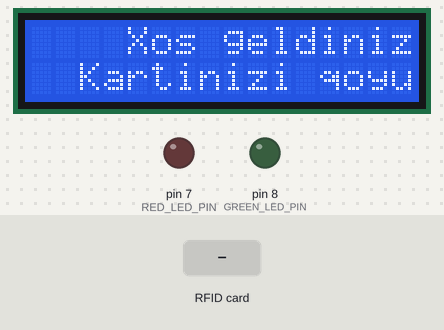
Bench run of a sketch on a simulated Arduino Uno, built with avr-gcc and run on an emulated ATmega328P. Parts: 16×2 character LCD, output pins drawn as LEDs (lit = HIGH). The inputs (shaded band) are chosen by the test bench. Pins used as bus, display or sensor lines are not drawn.

Above: at 1.3 s.
1.4 s: RFID card FA 70 EA AE held to the reader
At 3.5 s:
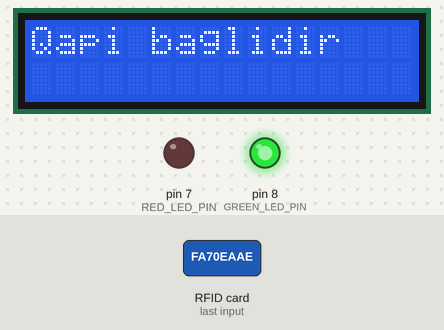
4.1 s: RFID card 3C 68 CF 33 held to the reader
At 6.3 s:
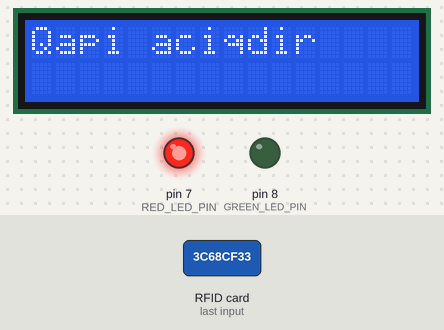
6.6 s: RFID card 5E 7A 19 C4 held to the reader
At 8.9 s:
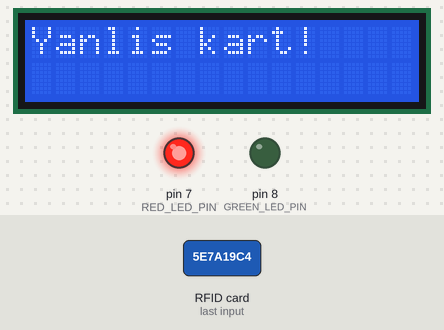
9.4 s: RFID card 1C 1C CF 33 held to the reader
At 9.92 s:
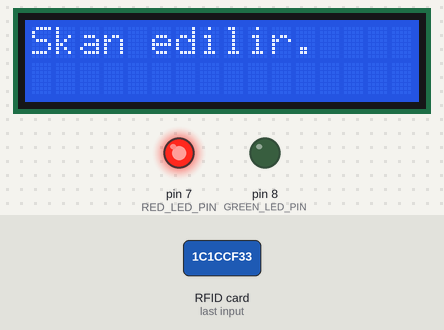
Timing chart, 0 to 12.4 s (numbered marks = the images above; inputs shaded):
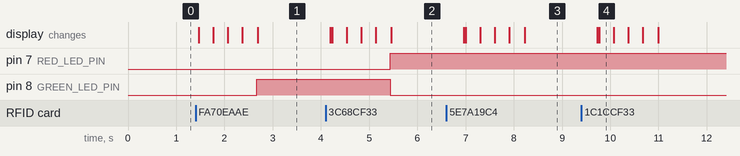

The sketch:

rfid_copy_20240415201840.ino
```cpp
#include <LiquidCrystal_I2C.h>
#include <SPI.h>
#include <MFRC522.h>

#define SS_PIN 10
#define RST_PIN 9

// Yetkilendirilmiş kartların UID'lerini tanımlayın
String UID1 = "FA 70 EA AE";
String UID2 = "3C 68 CF 33";
String UID3 = "1C 1C CF 33";

// LED'lerin pinlerini tanımlayın
#define RED_LED_PIN 7
#define GREEN_LED_PIN 8

byte lock = 0;  // Kilidin durumunu göstermek için sınırlı bir değişken

LiquidCrystal_I2C lcd(0x27, 16, 2);
MFRC522 rfid(SS_PIN, RST_PIN);

void setup() {
  Serial.begin(9600);

  // LCD ekranını başlat
  lcd.init();
  lcd.backlight();

  // SPI ve RFID modülünü başlat
  SPI.begin();
  rfid.PCD_Init();

  // LED pinlerini çıkış olarak ayarla
  pinMode(RED_LED_PIN, OUTPUT);
  pinMode(GREEN_LED_PIN, OUTPUT);

  // Başlangıçta kırmızı LED'i kapat
  digitalWrite(RED_LED_PIN, LOW);

  // Başlangıçta yeşil LED'i kapat
  digitalWrite(GREEN_LED_PIN, LOW);
}

void loop() {
  // LCD ekranına hoş geldiniz mesajı yazdır
  lcd.setCursor(4, 0);
  lcd.print("Xos geldiniz!");
  lcd.setCursor(2, 2);
  lcd.print("Kartinizi qoyun");

  // Yeni bir kartın varlığını kontrol et
  if (!rfid.PICC_IsNewCardPresent())
    return;

  // Kart okunmasını sağla
  if (!rfid.PICC_ReadCardSerial())
    return;

  // Kart okunurken ekranda skan ediliyor mesajı göster
  lcd.clear();
  lcd.setCursor(0, 0);
  lcd.print("Skan edilir");

  // Kartın UID'sini oku
  String ID = "";
  for (byte i = 0; i < rfid.uid.size; i++) {
    lcd.print(".");
    ID.concat(String(rfid.uid.uidByte[i] < 0x10 ? " 0" : " "));
    ID.concat(String(rfid.uid.uidByte[i], HEX));
    delay(300);
  }
  ID.toUpperCase();

  // Kartın yetkilendirilip açılması
  if ((ID.substring(1) == UID1 || ID.substring(1) == UID2 || ID.substring(1) == UID3) && lock == 0) {
    // Yeşil LED'i yak
    digitalWrite(GREEN_LED_PIN, HIGH);
    // Kırmızı LED'i söndür
    digitalWrite(RED_LED_PIN, LOW);
    lcd.clear();
    lcd.setCursor(0, 0);
    lcd.print("Qapi baglidir");
    delay(1500);
    lcd.clear();
    lock = 1;  // Kilidi kapat
  }
  // Kartın yetkilendirilip kapatılması
  else if ((ID.substring(1) == UID1 || ID.substring(1) == UID2 || ID.substring(1) == UID3) && lock == 1) {
    // Yeşil LED'i söndür
    digitalWrite(GREEN_LED_PIN, LOW);
    // Kırmızı LED'i yak
    digitalWrite(RED_LED_PIN, HIGH);
    lcd.clear();
    lcd.setCursor(0, 0);
    lcd.print("Qapi aciqdir");
    delay(1500);
    lcd.clear();
    lock = 0;  // Kilidi aç
  }
  // Yanlış kart okunması durumu
  else {
    // Yeşil LED'i söndür
    digitalWrite(GREEN_LED_PIN, LOW);
    // Kırmızı LED'i yak
    digitalWrite(RED_LED_PIN, HIGH);
    lcd.clear();
    lcd.setCursor(0, 0);
    lcd.print("Yanlis kart!");
    delay(1500);
    lcd.clear();
    // Kart yanlış okunduğunda kilidi açma
    lock = 1;
  }
}


// #include <LiquidCrystal_I2C.h>
// #include <SPI.h>
// #include <MFRC522.h>

// #define SS_PIN 10
// #define RST_PIN 9

// String UID = "FA 70 EA AE"; // Yetkiləndirilmiş kartın UID-ni tanımlayın
// byte lock = 0; // Kilidin durumunu göstərmək üçün məhdudiyyət dəyişkəni

// LiquidCrystal_I2C lcd(0x27, 16, 2);
// MFRC522 rfid(SS_PIN, RST_PIN);

// // LED'lerin pinlerini tanımlayın
// #define RED_LED_PIN 7
// #define GREEN_LED_PIN 8

// void setup() {
//   Serial.begin(9600);

//   // LCD ekranını başlat
//   lcd.init();
//   lcd.backlight();

//   // SPI ve RFID modülünü başlat
//   SPI.begin();
//   rfid.PCD_Init();

//   // LED pinlerini çıkış olarak ayarla
//   pinMode(RED_LED_PIN, OUTPUT);
//   pinMode(GREEN_LED_PIN, OUTPUT);

//   // Başlangıçta kırmızı LED'i kapat
//   digitalWrite(RED_LED_PIN, LOW);

//   // Başlangıçta yeşil LED'i kapat
//   digitalWrite(GREEN_LED_PIN, LOW);
// }

// void loop() {
//   // LCD ekranına hoş geldiniz mesajı yazdır
//   lcd.setCursor(4, 0);
//   lcd.print("Xos geldiniz!");
//   lcd.setCursor(2, 2);
//   lcd.print("Kartinizi qoyun");

//   // Yeni bir kartın varlığını kontrol et
//   if (!rfid.PICC_IsNewCardPresent())
//     return;

//   // Kart okunmasını sağla
//   if (!rfid.PICC_ReadCardSerial())
//     return;

//   // Kart okunurken ekranda skan ediliyor mesajı göster
//   lcd.clear();
//   lcd.setCursor(0, 0);
//   lcd.print("Skan edilir");

//   // Kartın UID'sini oku
//   String ID = "";
//   for (byte i = 0; i < rfid.uid.size; i++) {
//     lcd.print(".");
//     ID.concat(String(rfid.uid.uidByte[i] < 0x10 ? " 0" : " "));
//     ID.concat(String(rfid.uid.uidByte[i], HEX));
//     delay(300);
//   }
//   ID.toUpperCase();

//   // Kartın yetkilendirilip açılması
//   if (ID.substring(1) == UID && lock == 0) {
//     // Yeşil LED'i yak
//     digitalWrite(GREEN_LED_PIN, HIGH);
//     // Kırmızı LED'i söndür
//     digitalWrite(RED_LED_PIN, LOW);
//     lcd.clear();
//     lcd.setCursor(0, 0);
//     lcd.print("Qapi baglidir");
//     delay(1500);
//     lcd.clear();
//     lock = 1; // Kilidi kapat
//   }
//   // Kartın yetkilendirilip kapatılması
//   else if (ID.substring(1) == UID && lock == 1) {
//     // Yeşil LED'i söndür
//     digitalWrite(GREEN_LED_PIN, LOW);
//     // Kırmızı LED'i yak
//     digitalWrite(RED_LED_PIN, HIGH);
//     lcd.clear();
//     lcd.setCursor(0, 0);
//     lcd.print("Qapi aciqdir");
//     delay(1500);
//     lcd.clear();
//     lock = 0; // Kilidi aç
//   }
//   // Yanlış kart okunması durumu
//   else {
//     // Yeşil LED'i söndür
//     digitalWrite(GREEN_LED_PIN, LOW);
//     // Kırmızı LED'i yak
//     digitalWrite(RED_LED_PIN, HIGH);
//     lcd.clear();
//     lcd.setCursor(0, 0);
//     lcd.print("Yanlis kart!");
//     delay(1500);
//     lcd.clear();
//   }
// }


// #include <Servo.h>
// #include <LiquidCrystal_I2C.h>
// #include <SPI.h>
// #include <MFRC522.h>

// #define SS_PIN 10
// #define RST_PIN 9

// // Yetkilendirilmiş kartların UID'lerini tanımlayın
// String UID1 = "FA 70 EA AE";
// String UID2 = "3C 68 CF 33";
// String UID3 = "1C 1C CF 33";

// byte lock = 0; // Kilidin durumunu göstermek için sınırlı bir değişken

// Servo servo;
// LiquidCrystal_I2C lcd(0x27, 16, 2);
// MFRC522 rfid(SS_PIN, RST_PIN);

// void setup() {
//   Serial.begin(9600);

//   // Servo motorunu başlangıç pozisyonuna getir
//   servo.write(70);

//   // LCD ekranını başlat
//   lcd.init();
//   lcd.backlight();

//   // Servo motorunu bağla
//   servo.attach(3);

//   // SPI ve RFID modülünü başlat
//   SPI.begin();
//   rfid.PCD_Init();
// }

// void loop() {
//   // LCD ekranına hoş geldiniz mesajı yazdır
//   lcd.setCursor(4, 0);
//   lcd.print("Xos geldiniz!");
//   lcd.setCursor(2, 2);
//   lcd.print("Kartinizi qoyun");

//   // Yeni bir kartın varlığını kontrol et
//   if (!rfid.PICC_IsNewCardPresent())
//     return;

//   // Kart okunmasını sağla
//   if (!rfid.PICC_ReadCardSerial())
//     return;

//   // Kart okunurken ekranda skan ediliyor mesajı göster
//   lcd.clear();
//   lcd.setCursor(0, 0);
//   lcd.print("Skan edilir");

//   // Kartın UID'sini oku
//   String ID = "";
//   for (byte i = 0; i < rfid.uid.size; i++) {
//     lcd.print(".");
//     ID.concat(String(rfid.uid.uidByte[i] < 0x10 ? " 0" : " "));
//     ID.concat(String(rfid.uid.uidByte[i], HEX));
//     delay(300);
//   }
//   ID.toUpperCase();

//   // Kartın yetkilendirilip açılması
//   if ((ID.substring(1) == UID1 || ID.substring(1) == UID2 || ID.substring(1) == UID3) && lock == 0) {
//     servo.write(70); // Servo motorunu belirli bir açıya getir
//     lcd.clear();
//     lcd.setCursor(0, 0);
//     lcd.print("Qapi baglidir");
//     delay(1500);
//     lcd.clear();
//     lock = 1; // Kilidi kapat
//   }
//   // Kartın yetkilendirilip kapatılması
//   else if ((ID.substring(1) == UID1 || ID.substring(1) == UID2 || ID.substring(1) == UID3) && lock == 1) {
//     servo.write(160); // Servo motorunu belirli bir açıya getir
//     lcd.clear();
//     lcd.setCursor(0, 0);
//     lcd.print("Qapi aciqdir");
//     delay(1500);
//     lcd.clear();
//     lock = 0; // Kilidi aç
//   }
//   // Yanlış kart okunması durumu
//   else {
//     lcd.clear();
//     lcd.setCursor(0, 0);
//     lcd.print("Yanlis kart!");
//     delay(1500);
//     lcd.clear();
//   }
// }


// #include <Servo.h>

// Servo servo;  // Servo motor nesnesi oluşturulur

// void setup() {
//   servo.attach(8);  // Servo motorun bağlı olduğu pin belirtilir (örneğin, 3. pin)
// }

// void loop() {
//   // Servo motoru 0 ile 180 derece arasında döndürerek test eder
//   for (int angle = 0; angle <= 180; angle += 10) {
//     servo.write(angle);  // Servo motoru belirtilen açıya döndürür
//     delay(500);  // 500 milisaniye bekler
//   }

//   // Servo motoru 180 ile 0 derece arasında döndürerek test eder
//   for (int angle = 180; angle >= 0; angle -= 10) {
//     servo.write(angle);  // Servo motoru belirtilen açıya döndürür
//     delay(500);  // 500 milisaniye bekler
//   }
// }


// #include <I2C_16Bit.h>
// #include <I2C_32Bit.h>
// #include <I2C_8Bit.h>

// #include <LiquidCrystal_I2C.h>
// #include <SPI.h>
// #include <MFRC522.h>

// #define RST_PIN 9
// #define SS_PIN  10
// byte readCard[4];
// byte a = 0;

// LiquidCrystal_I2C lcd(0x27, 16, 2);
// MFRC522 mfrc522(SS_PIN, RST_PIN);

// void setup() {
//   Serial.begin(9600);
//   lcd.init();
//   lcd.backlight();
//   while (!Serial);
//   SPI.begin();
//   mfrc522.PCD_Init();
//   delay(4);
//   mfrc522.PCD_DumpVersionToSerial();
//   lcd.setCursor(2, 0);
//   lcd.print("Put your card");
// }

// void loop() {
//   if ( ! mfrc522.PICC_IsNewCardPresent()) {
//     return 0;
//   }
//   if ( ! mfrc522.PICC_ReadCardSerial()) {
//     return 0;
//   }

//   lcd.clear();
//   lcd.setCursor(0, 0);
//   lcd.print("Scanned UID");
//   a = 0;
//   Serial.println(F("Scanned PICC's UID:"));
//   for ( uint8_t i = 0; i < 4; i++) {  //
//     readCard[i] = mfrc522.uid.uidByte[i];
//     Serial.print(readCard[i], HEX);
//     Serial.print(" ");
//     lcd.setCursor(a, 1);
//     lcd.print(readCard[i], HEX);
//     lcd.print(" ");
//     delay(500);
//     a += 3;
//   }
//   Serial.println("");
//   mfrc522.PICC_HaltA();
//   return 1;
// }
// #include <SPI.h>      // SPI kütüphanesi
// #include <MFRC522.h>  // MFRC522 kütüphanesi
// #include <Servo.h>    // Servo kütüphanesi
// #include <EEPROM.h>

// int RST_PIN = 9;       // RC522 modülü reset pini
// int SS_PIN = 10;       // RC522 modülü chip select pini
// int servoPin = 8;      // Servo motor pini

// Servo motor;                     // Servo motor değişkeni
// MFRC522 rfid(SS_PIN, RST_PIN);   // RC522 modülü
// byte ID[4] = {0xFF, 0xFF, 0xFF, 0xFF};  // Yetkili kart ID'si (örneğin)

// // EEPROM adresleri
// #define EEPROM_START_ADDR 0
// #define ID_LENGTH 4

// // Servo motorun tam açma ve kapanma değerleri
// int openPosition = 180;
// int closedPosition = 0;

// // EEPROM'ye kart ID'lerini yazma
// void writeIDToEEPROM(byte *ID) {
//   for (int i = 0; i < ID_LENGTH; i++) {
//     EEPROM.write(EEPROM_START_ADDR + i, ID[i]);
//   }
// }

// // EEPROM'dan kart ID'lerini okuma
// void readIDFromEEPROM(byte *ID) {
//   for (int i = 0; i < ID_LENGTH; i++) {
//     ID[i] = EEPROM.read(EEPROM_START_ADDR + i);
//   }
// }

// // Kart yetkilendirme işlemi
// void checkAuthorization(byte *ID) {
//   if (rfid.uid.uidByte[0] == ID[0] && rfid.uid.uidByte[1] == ID[1] && rfid.uid.uidByte[2] == ID[2] && rfid.uid.uidByte[3] == ID[3]) {
//     Serial.println("Yetkili kart algılandı. Kapı açılıyor...");
//     motor.write(openPosition);  // Servo motoru açık konuma getirme
//     delay(3000);
//     motor.write(closedPosition);  // Servo motoru kapalı konuma getirme
//     delay(1000);
//   } else {
//     Serial.println("HATA: Yetkisiz kart algılandı!");
//   }
// }

// void setup() {
//   motor.attach(servoPin);    // Servo motor pinini motor değişkeni ile ilişkilendirme
//   Serial.begin(9600);        // Seri haberleşmeyi başlatma
//   SPI.begin();               // SPI iletişimini başlatma
//   rfid.PCD_Init();           // RC522 modülünü başlatma
//   // EEPROM'dan kart ID'lerini okuma
//   readIDFromEEPROM(ID);
// }

// void loop() {
//   // Yeni kartın varlığını kontrol etme
//   if (!rfid.PICC_IsNewCardPresent())
//     return;

//   // Kartı okuma işlemi
//   if (!rfid.PICC_ReadCardSerial())
//     return;

//   // Kartın yetkilendirilip yetkilendirilmediğini kontrol etme
//   checkAuthorization(ID);

//   // Kart işlemleri sonlandırma
//   rfid.PICC_HaltA();
// }


// #include <SPI.h>      //SPI kütüphanemizi tanımlıyoruz.
// #include <MFRC522.h>  //MFRC522 kütüphanemizi tanımlıyoruz.
// #include <Servo.h>    //Servo kütüphanemizi tanımlıyoruz.

// int RST_PIN = 9;   //RC522 modülü reset pinini tanımlıyoruz.
// int SS_PIN = 10;   //RC522 modülü chip select pinini tanımlıyoruz.
// int servoPin = 3;  //Servo motor pinini tanımlıyoruz.

// Servo motor;                     //Servo motor için değişken oluşturuyoruz.
// MFRC522 rfid(SS_PIN, RST_PIN);   //RC522 modülü ayarlarını yapıyoruz.
// byte ID[4] = {0x250, 0x112, 0x234, 0x174};  //Yetkili kart ID'sini tanımlıyoruz.

// void setup() {
//   motor.attach(servoPin);  //Servo motor pinini motor değişkeni ile ilişkilendiriyoruz.
//   Serial.begin(9600);      //Seri haberleşmeyi başlatıyoruz.
//   SPI.begin();             //SPI iletişimini başlatıyoruz.
//   rfid.PCD_Init();         //RC522 modülünü başlatıyoruz.
// }

// void loop() {

//   if (!rfid.PICC_IsNewCardPresent())  //Yeni kartın okunmasını bekliyoruz.
//     return;

//   if (!rfid.PICC_ReadCardSerial())  //Kart okunmadığı zaman bekliyoruz.
//     return;

//   if (rfid.uid.uidByte[0] == ID[0] &&  //Okunan kart ID'si ile ID değişkenini karşılaştırıyoruz.
//       rfid.uid.uidByte[1] == ID[1] && rfid.uid.uidByte[2] == ID[2] && rfid.uid.uidByte[3] == ID[3]) {
//     Serial.println("Kapi acildi");
//     ekranaYazdir();
//     motor.write(180);  //Servo motoru 180 dereceye getiriyoruz.
//     delay(3000);
//     motor.write(0);  //Servo motoru 0 dereceye getiriyoruz.
//     delay(1000);
//   } else {  //Yetkisiz girişte içerideki komutlar çalıştırılır.
//     Serial.println("Yetkisiz Kart");
//     ekranaYazdir();
//   }
//   rfid.PICC_HaltA();
// }
// void ekranaYazdir() {
//   Serial.print("ID Numarasi: ");
//   for (int sayac = 0; sayac < 4; sayac++) {
//     Serial.print(rfid.uid.uidByte[sayac]);
//     Serial.print(" ");
//   }
//   Serial.println("");
// }
```

Measured:
- after the input at 1.4 s, pin 8 (GREEN_LED_PIN): LOW → HIGH after 1.3 s; the display: first changes after 0.07 s (image 1 shows a later state)
- after the input at 4.1 s, pin 7 (RED_LED_PIN): LOW → HIGH after 1.3 s; pin 8 (GREEN_LED_PIN): HIGH → LOW after 1.3 s; the display: first differs from a run without the input after 0.14 s (image 2 shows a later state)
- after the input at 6.6 s, the display: first differs from a run without the input after 0.40 s (image 3 shows a later state)
- after the input at 9.4 s, the display: first differs from a run without the input after 0.37 s (image 4)
